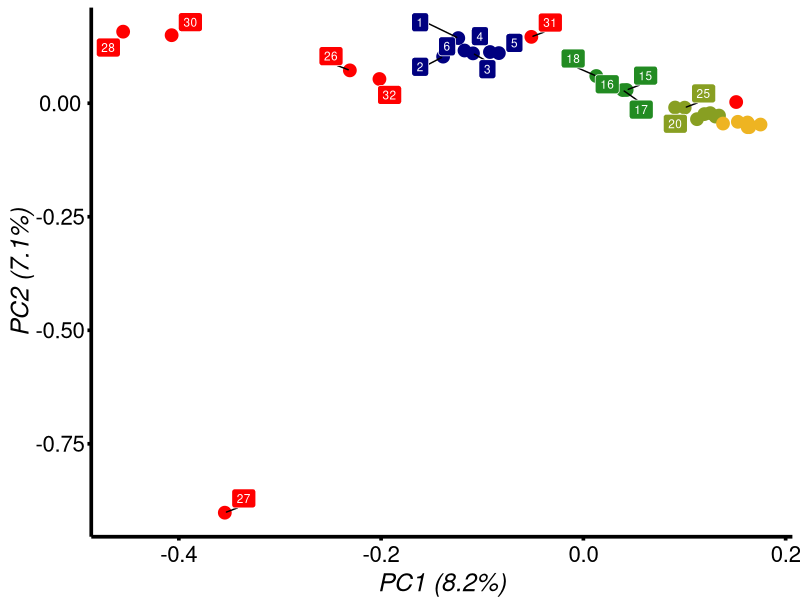
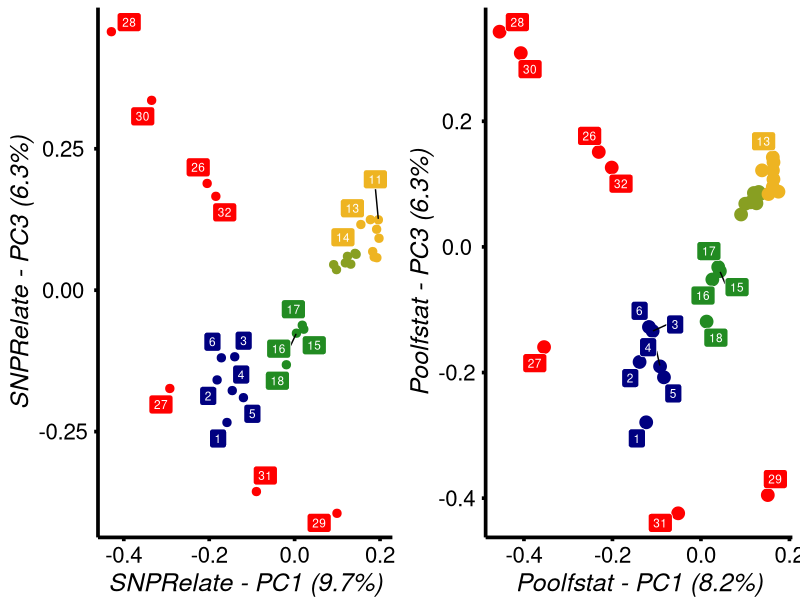

These charts were generated, in order, by the following R code: (Note: this script raises an error after producing the figures.)
# TL - 051124
library(ggplot2)
library(ggrepel)
library(gridExtra)
library(ggpubr)
#plot res from PCA with poolfstat (Mathieu Gautier, PCI)
# PCA performed on allele counts at 65 million SNPs (no ploidy assumption)

setwd("/home/tleroy/Papiers/Rose_19eme/PCIEvolBiol/First_round_PCI")
pca_result=read.table("rose32.jointvcf.clean.PASSonly.varonly.vcf.allele_counts_table.tsv.withoutSNPinfo.65M.PCAres.randomallele.txt.PCArespoolfstat_formatted.txt",header=TRUE)
pca_summary=read.table("PCA_1stround_filtered50kSNPs_061221_withmappingres_120324.txt",h=T,sep = "\t") # PCA main text

# Color code
cols <- c("1" = "#000080", "2" = "#000080", "3" = "#000080", "4" = "#000080",
          "5" = "#000080", "6" = "#000080", "7" = "#EEB422", "8" = "#EEB422",
          "9" = "#EEB422", "10" = "#EEB422", "11" = "#EEB422", "12" = "#EEB422",
          "13" = "#EEB422", "14" = "#EEB422", "15" = "#228B22", "16" = "#228B22", 
          "17"= "#228B22", "18" = "#228B22", "19"="#889F22", "20" = "#889F22",
          "21" = "#889F22", "22" = "#889F22", "23" = "#889F22", "24" = "#889F22", 
          "25" = "#889F22", "26" = "#FF0000", "27" = "#FF0000", "28" = "#FF0000",
          "29" = "#FF0000", "30" = "#FF0000", "31" = "#FF0000", "32" ="#FF0000")


cols_restricted <- c("Ancient European" = "#000080", "Early European x Asian" = "#228B22", "Hybrid tea roses" = "#889F22", 
                     "Ancient Asian" = "#EEB422", "Botanical" = "#FF0000")

# contributions PCs (i.e. pca_result)
#PC1 8.16021544280086
#PC2 7.07883052940982
#PC3 6.32576493561204
#PC4 6.13326332834651
#PC5 4.50775398677962

pdf(width=16,height=8,file="SupFigureX_PCA_allelecounts_vs_PCAcallsFig2B_131224.pdf")

plot1 <- ggplot(pca_summary,aes(x=axis1,axis3,colour=as.factor(sampleID4)))+geom_point(size=2.5)+
  xlab("SNPRelate - PC1 (9.7%)")+
  ylab("SNPRelate - PC3 (6.3%)")+
  scale_colour_manual(values = cols )+
  scale_fill_manual(values = cols )+
  theme_bw()+
  theme(panel.border = element_blank(), panel.grid.major = element_blank(), panel.grid.minor = element_blank(), axis.line = element_line(colour = "black"))+
  theme(axis.line = element_line(colour = 'black', size = 1.25), axis.ticks = element_line(colour = 'black', size = 1.25), 
        axis.text.x = element_text(colour="black",size=16,angle=0,hjust=.5,vjust=.5,face="plain"),
        axis.text.y = element_text(colour="black",size=16,angle=0,hjust=.5,vjust=.5,face="plain"),  
        axis.title.x = element_text(colour="black",size=18,angle=0,hjust=.5,vjust=.2,face="italic"),
        axis.title.y = element_text(colour="black",size=18,angle=90,hjust=.5,vjust=.5,face="italic"))+
  theme(legend.position="none") +
  geom_label_repel(aes(label = as.factor(sampleID4),fill=as.factor(sampleID4)), color = 'white', size = 3,segment.color = 'black')+
  guides(fill = guide_legend(override.aes = aes(label = ""))) # to remove the "a" in the legend



plot2 <- ggplot(pca_result,aes(x=Axis1,y=Axis3,colour=as.factor(ID_number)))+geom_point(size=4)+
  xlab("Poolfstat - PC1 (8.2%)")+
  ylab("Poolfstat - PC3 (6.3%)")+
  theme_bw()+
  scale_colour_manual(values = cols)+
  scale_fill_manual(values = cols)+
  theme(panel.border = element_blank(), panel.grid.major = element_blank(), panel.grid.minor = element_blank(), axis.line = element_line(colour = "black"))+
  theme(axis.line = element_line(colour = 'black', size = 1.25), axis.ticks = element_line(colour = 'black', size = 1.25), 
        axis.text.x = element_text(colour="black",size=16,angle=0,hjust=.5,vjust=.5,face="plain"),
        axis.text.y = element_text(colour="black",size=16,angle=0,hjust=.5,vjust=.5,face="plain"),  
        axis.title.x = element_text(colour="black",size=18,angle=0,hjust=.5,vjust=.2,face="italic"),
        axis.title.y = element_text(colour="black",size=18,angle=90,hjust=.5,vjust=.5,face="italic"))+
  geom_label_repel(aes(label = factor(ID_number),fill=as.factor(ID_number)), color = 'white', size = 3,segment.color = 'black')+
  theme(legend.position="none") +
  labs(col="",fill="")+
  guides(fill = guide_legend(override.aes = aes(label = ""))) # to remove the "a" in the legend


ggarrange(plot1, plot2,ncol=2)

dev.off()






ggplot(pca_result,aes(x=Axis1,y=Axis2,colour=as.factor(ID_number)))+geom_point(size=4)+
  xlab("PC1 (8.2%)")+
  ylab("PC2 (7.1%)")+
  theme_bw()+
  scale_colour_manual(values = cols)+
  scale_fill_manual(values = cols)+
  theme(panel.border = element_blank(), panel.grid.major = element_blank(), panel.grid.minor = element_blank(), axis.line = element_line(colour = "black"))+
  theme(axis.line = element_line(colour = 'black', size = 1.25), axis.ticks = element_line(colour = 'black', size = 1.25), 
        axis.text.x = element_text(colour="black",size=16,angle=0,hjust=.5,vjust=.5,face="plain"),
        axis.text.y = element_text(colour="black",size=16,angle=0,hjust=.5,vjust=.5,face="plain"),  
        axis.title.x = element_text(colour="black",size=18,angle=0,hjust=.5,vjust=.2,face="italic"),
        axis.title.y = element_text(colour="black",size=18,angle=90,hjust=.5,vjust=.5,face="italic"))+
  geom_label_repel(aes(label = factor(ID_number),fill=as.factor(ID_number)), color = 'white', size = 3,segment.color = 'black')+
  theme(legend.position="none") +
  labs(col="",fill="")+
  guides(fill = guide_legend(override.aes = aes(label = ""))) # to remove the "a" in the legend

















# white bg version
pdf("Figure2A_PCA_211122_SNPpruned130324.pdf",width = 12, height = 9)
ggplot(pca_faststr2,aes(x=Axis1,y=Axis2,colour=as.factor(genetic_group)))+geom_point(size=4)+
  xlab("PC1 (21.4%)")+
  ylab("PC2 (11.6%)")+
  theme_bw()+
  scale_colour_manual(values = cols)+
  scale_fill_manual(values = cols)+
  theme(panel.border = element_blank(), panel.grid.major = element_blank(), panel.grid.minor = element_blank(), axis.line = element_line(colour = "black"))+
  theme(axis.line = element_line(colour = 'black', size = 1.25), axis.ticks = element_line(colour = 'black', size = 1.25), 
        axis.text.x = element_text(colour="black",size=16,angle=0,hjust=.5,vjust=.5,face="plain"),
        axis.text.y = element_text(colour="black",size=16,angle=0,hjust=.5,vjust=.5,face="plain"),  
        axis.title.x = element_text(colour="black",size=18,angle=0,hjust=.5,vjust=.2,face="italic"),
        axis.title.y = element_text(colour="black",size=18,angle=90,hjust=.5,vjust=.5,face="italic"))+
  labs(colour="Genetic Groups\n(Liorzou et al. 2016)",fill="Genetic Groups\n(Liorzou et al. 2016)")
dev.off()










plot(pca_result$Axis1, pca_result$Axis2,
xlab = "PC1", ylab = "PC2",
#main = "PCA of Samples with Variable Ploidy",
col = "blue", pch = 20)
text(pca_result$Axis1, pca_result$Axis2, labels = pca_result$ID_number, pos = 3, cex = 0.8)

plot(pca_result$Axis1, pca_result$Axis3,
     xlab = "PC1", ylab = "PC3",
     #main = "PCA of Samples with Variable Ploidy",
     col = "blue", pch = 20)
text(pca_result$Axis1, pca_result$Axis3, labels = pca_result$ID_number, pos = 3, cex = 0.8)


plot(pca_result$Axis1, pca_result$Axis2,
     xlab = "PC1", ylab = "PC2",
     #main = "PCA of Samples with Variable Ploidy",
     col = "blue", pch = 20)
text(pca_result$Axis1, pca_result$Axis2, labels = pca_result$ID_long, pos = 3, cex = 0.8)

plot(pca_result$Axis1, pca_result$Axis3,
     xlab = "PC1", ylab = "PC3",
     #main = "PCA of Samples with Variable Ploidy",
     col = "blue", pch = 20)
text(pca_result$Axis1, pca_result$Axis3, labels = pca_result$ID_long, pos = 3, cex = 0.8)
